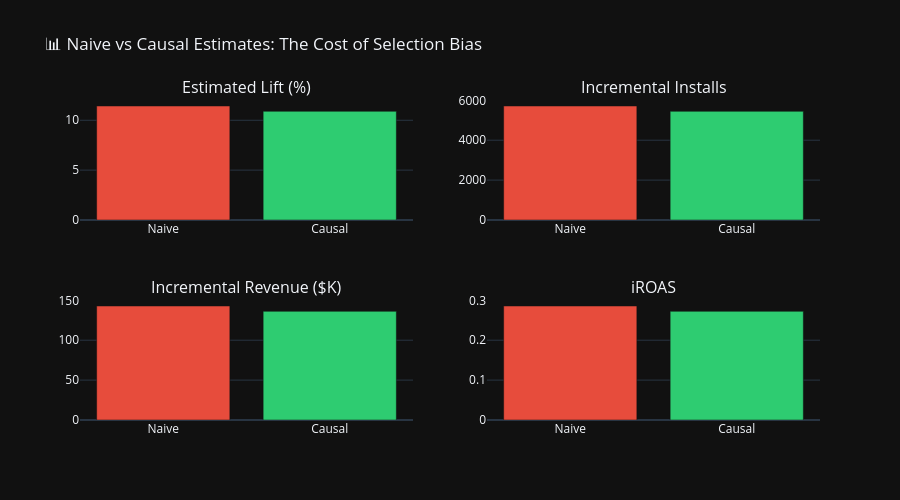

This figure's notebook cell:
### Code cell
# Visualize naive vs causal
comparison_data = {
    'Metric': ['Estimated Lift', 'Incremental Installs', 'Incremental Revenue', 'iROAS'],
    'Naive': [naive_lift * 100, naive_installs, naive_revenue / 1000, naive_iroas],
    'Causal': [avg_lift * 100, incremental_installs, incremental_revenue / 1000, iroas]
}

fig = make_subplots(rows=2, cols=2, subplot_titles=(
    'Estimated Lift (%)', 'Incremental Installs', 
    'Incremental Revenue ($K)', 'iROAS'
))

positions = [(1,1), (1,2), (2,1), (2,2)]

for i, (metric, pos) in enumerate(zip(comparison_data['Metric'], positions)):
    fig.add_trace(go.Bar(
        x=['Naive', 'Causal'],
        y=[comparison_data['Naive'][i], comparison_data['Causal'][i]],
        marker_color=['#e74c3c', '#2ecc71'],
        showlegend=False
    ), row=pos[0], col=pos[1])

fig.update_layout(
    title="📊 Naive vs Causal Estimates: The Cost of Selection Bias",
    height=500
)
fig.show()

print(f"\n⚠️  Naive attribution OVERSTATED results by:")
print(f"   • {(naive_lift/avg_lift - 1)*100:.0f}% on lift")
print(f"   • {naive_installs - incremental_installs:,} installs")
print(f"   • ${naive_revenue - incremental_revenue:,} in revenue")

### Figure 1 — Plotly figure (JSON) as saved in the notebook; plotly's stock layout.template omitted (floating-point values rounded to 4 significant figures)
{"data": [{"marker": {"color": ["#e74c3c", "#2ecc71"]}, "showlegend": false, "type": "bar", "x": ["Naive", "Causal"], "xaxis": "x", "y": [11.43, 10.9], "yaxis": "y"}, {"marker": {"color": ["#e74c3c", "#2ecc71"]}, "showlegend": false, "type": "bar", "x": ["Naive", "Causal"], "xaxis": "x2", "y": [5715, 5448], "yaxis": "y2"}, {"marker": {"color": ["#e74c3c", "#2ecc71"]}, "showlegend": false, "type": "bar", "x": ["Naive", "Causal"], "xaxis": "x3", "y": [142.9, 136.2], "yaxis": "y3"}, {"marker": {"color": ["#e74c3c", "#2ecc71"]}, "showlegend": false, "type": "bar", "x": ["Naive", "Causal"], "xaxis": "x4", "y": [0.2858, 0.2724], "yaxis": "y4"}], "layout": {"annotations": [{"font": {"size": 16}, "showarrow": false, "text": "Estimated Lift (%)", "x": 0.225, "xanchor": "center", "xref": "paper", "y": 1, "yanchor": "bottom", "yref": "paper"}, {"font": {"size": 16}, "showarrow": false, "text": "Incremental Installs", "x": 0.775, "xanchor": "center", "xref": "paper", "y": 1, "yanchor": "bottom", "yref": "paper"}, {"font": {"size": 16}, "showarrow": false, "text": "Incremental Revenue ($K)", "x": 0.225, "xanchor": "center", "xref": "paper", "y": 0.375, "yanchor": "bottom", "yref": "paper"}, {"font": {"size": 16}, "showarrow": false, "text": "iROAS", "x": 0.775, "xanchor": "center", "xref": "paper", "y": 0.375, "yanchor": "bottom", "yref": "paper"}], "height": 500, "title": {"text": "📊 Naive vs Causal Estimates: The Cost of Selection Bias"}, "xaxis": {"anchor": "y", "domain": [0, 0.45]}, "xaxis2": {"anchor": "y2", "domain": [0.55, 1]}, "xaxis3": {"anchor": "y3", "domain": [0, 0.45]}, "xaxis4": {"anchor": "y4", "domain": [0.55, 1]}, "yaxis": {"anchor": "x", "domain": [0.625, 1]}, "yaxis2": {"anchor": "x2", "domain": [0.625, 1]}, "yaxis3": {"anchor": "x3", "domain": [0, 0.375]}, "yaxis4": {"anchor": "x4", "domain": [0, 0.375]}}}
